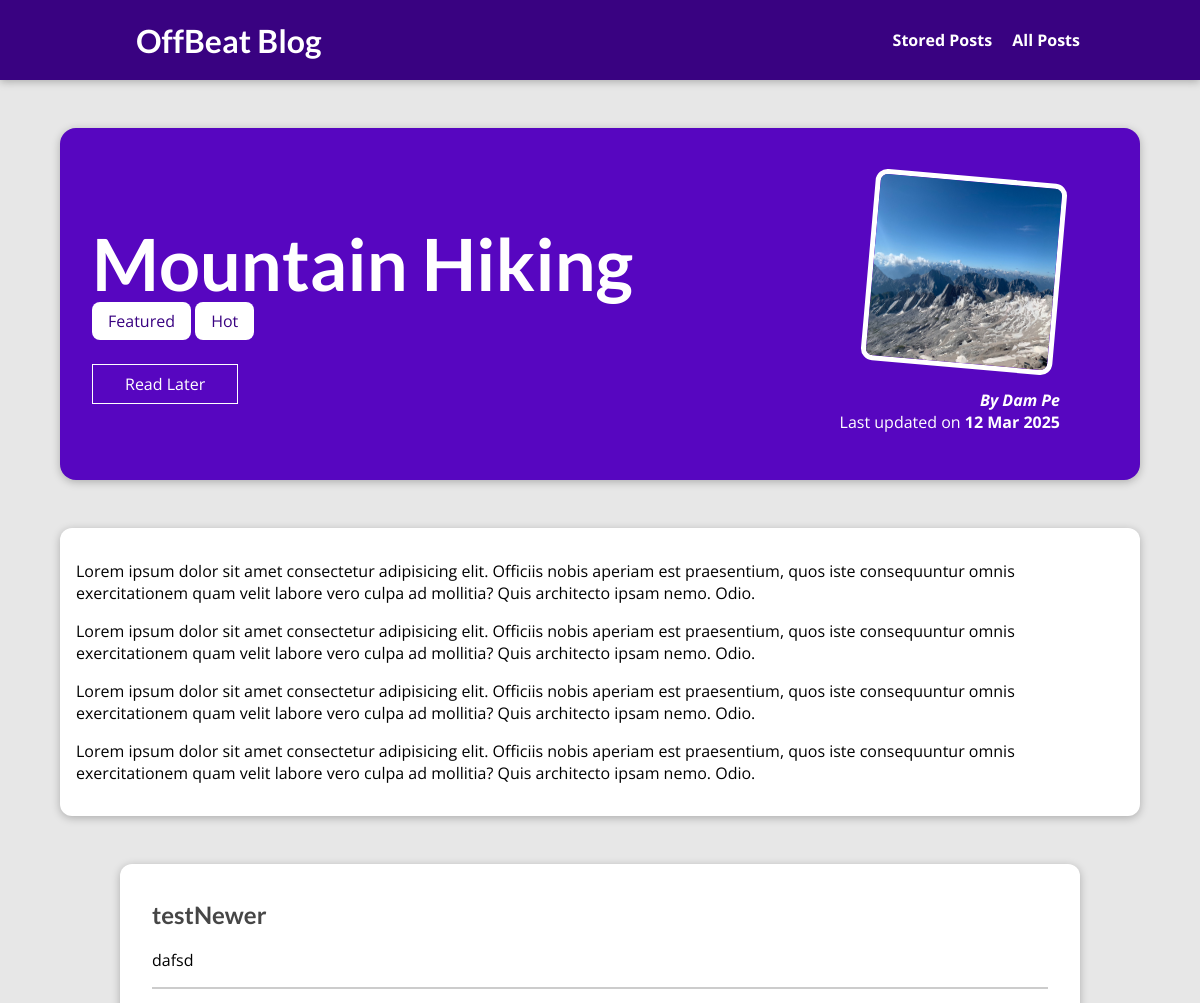
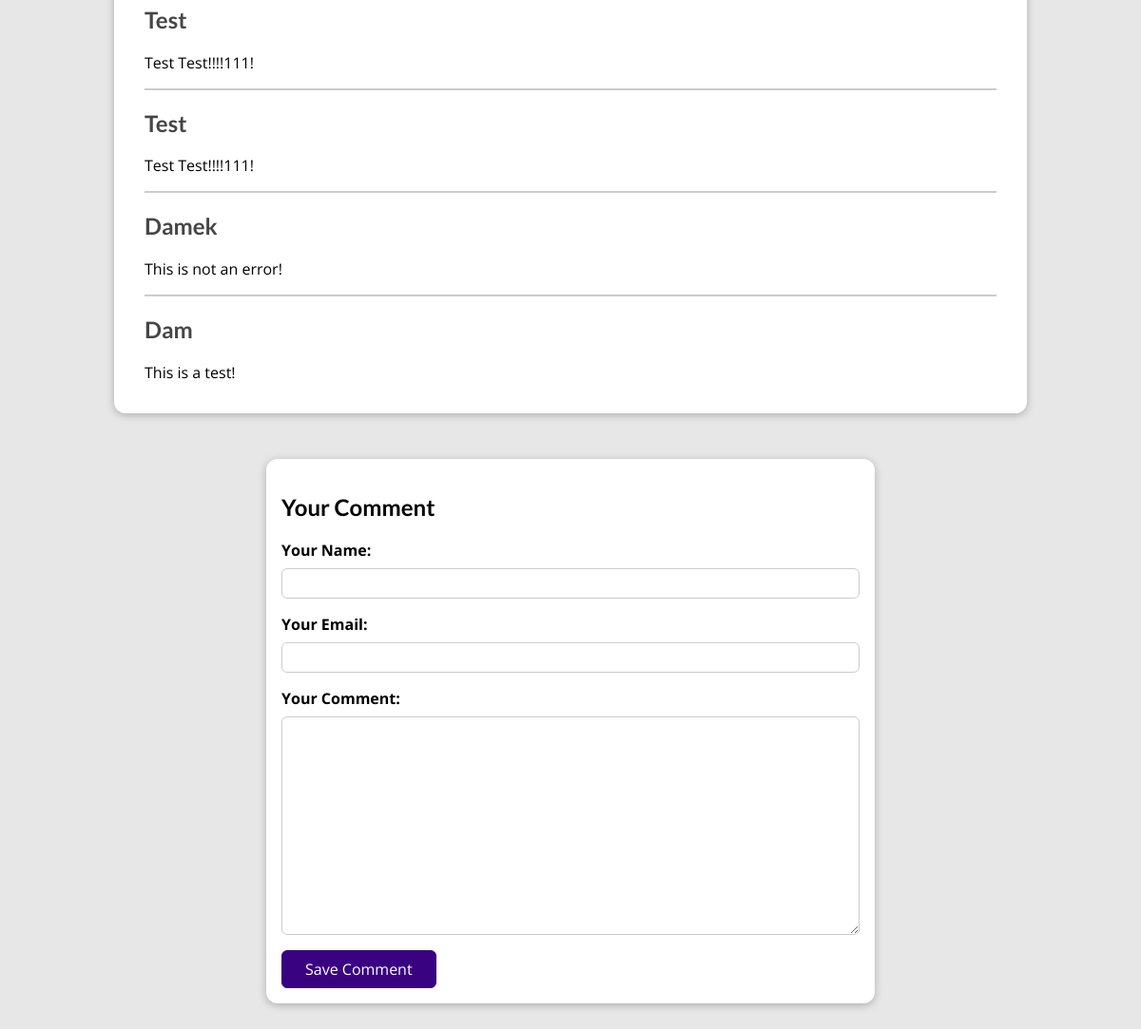
The app's page /blog/posts/hike-in-the-mountains with its own data (2 pictures, top to bottom).
### blog/models.py (models this page shows, shortened)
class Post(models.Model):
    title = models.CharField(max_length=150)
    excerpt = models.CharField(max_length=200)
    image = models.ImageField(upload_to="posts", null=True)
    date = models.DateField(auto_now=True)
    slug = models.SlugField(unique=True, db_index=True)
    content = models.TextField(validators=[MinLengthValidator(100)])
    author = models.ForeignKey(Author, on_delete=models.SET_NULL, null=True, related_name="posts")
    tags = models.ManyToManyField(Tag)

class Tag(models.Model):
    caption = models.CharField(max_length=20)

class Author(models.Model):
    first_name = models.CharField(max_length=100)
    last_name = models.CharField(max_length=100)
    email_address = models.EmailField()
    def full_name(self):
        return " ".join([self.first_name, self.last_name])
    def __str__(self):
        return self.full_name()

class Comment(models.Model):
    user_name = models.CharField(max_length=120)
    user_email = models.EmailField()
    text = models.TextField(max_length=400)
    post = models.ForeignKey(Post, on_delete=models.CASCADE, related_name="comments")
    date = models.DateTimeField(auto_now=True)

### blog/views.py (the view, shortened to what this page needs)
# urls.py: path("posts/<slug:slug>", views.SinglePostView.as_view(), name="post-detail-page"),  # /post/my-first-post
class SinglePostView(View):
    def is_stored_post(self, request, post_id):
        stored_posts = request.session.get("stored_posts")
        if stored_posts is not None:
            return post_id in stored_posts
        return False
    def get(self, request, slug):
        post = Post.objects.get(slug=slug)
        context = {
            "post": post,
            "post_tags": post.tags.all(),
            "comment_form": CommentForm(),
            "comments": post.comments.all().order_by("-id"),
            "saved_for_later": self.is_stored_post(request, post.id),
        }
        return render(request, "blog/post-detail.html", context)

### blog/forms.py
class CommentForm(forms.ModelForm):
    class Meta:
        model = Comment
        exclude = ["post", "date"]
        labels = {
            "user_name": "Your Name",
            "user_email": "Your Email",
            "text": "Your Comment",
        }

### blog/templates/blog/post-detail.html (shortened to what this page needs)
{% extends "base.html" %}
{% load static %}
{% block css_files %}
  <link rel="stylesheet" href="{% static 'blog/post-detail.css' %}" />
{% endblock css_files %}
{% block content %}
  <section id="summary">
    <h2>{{ post.title }}</h2>
    <div>
      {% for tag in post_tags %}
        <span class="tag">{{ tag.caption }}</span>
      {% endfor %}
    </div>
    <div id="read-later">
      <form action="{% url 'read-later' %}" method="POST">
        <button>
          {% if saved_for_later %}
            Remove from Read Later
          {% else %}
            Read Later
          {% endif %}
        </button>
      </form>
    </div>
    <article>
      <img src="{{ post.image.url }}" alt=" {{ post.title }}" />
      <address>By <a href="mailto:{{ post.author.email_address }}">{{ post.author }}</a></address>
      <div>
        Last updated on <time>{{ post.date|date:"d M Y" }}</time>
      </div>
    </article>
  </section>
  <main>
   {{ post.content|linebreaks }}
  </main>
  <section id="comments">
    <ul>
      {% for comment in comments %}
        <li>
          <h2>{{ comment.user_name }}</h2>
          <p>{{ comment.text }}</p>
        </li>
      {% endfor %}
    </ul>
  </section>
  <section id="comment-form">
    <h2>Your Comment</h2>
    <form action="{% url 'post-detail-page' post.slug %}" method="POST">
      {% for form_field in comment_form %}
        <div class="form-control {% if form_field.errors %}invalid{% endif %}">
          {{ form_field.label_tag }}
          {{ form_field }}
        </div>
      {% endfor %}
      <button>Save Comment</button>
    </form>
  </section>
{% endblock content %}

### static/app.css (style rules this page uses)
* { box-sizing: border-box; }
html { font-family: 'Open Sans', 'Lato', sans-serif; }
body { margin: 0; }
h1, h2, h3 { font-family: 'Lato', sans-serif; font-weight: bold; }

### blog/static/blog/post-detail.css (style rules this page uses)
body { background-color: #e7e7e7; }
#summary { margin: 8rem auto 3rem auto; padding: 2rem; width: 90%; max-width: 90rem; border-radius: 16px; background-color: #5706c0; position: relative; box-shadow: 0 2px 8px rgba(0, 0, 0, 0.25); height: 22rem; }
#summary h2 { color: white; font-size: 4.5rem; margin-bottom: 0.25rem; }
#summary article { position: absolute; top: 2rem; right: 3rem; padding: 1rem 2rem; border-radius: 12px; text-align: right; color: white; }
#summary article img { width: 12rem; height: 12rem; border-radius: 12px; transform: rotateZ(5deg); border: 5px solid white; margin-bottom: 1rem; }
#summary address { font-weight: bold; }
#summary a { color: white; text-decoration: none; }
#summary time { font-weight: bold; }
#read-later { margin: 2rem 0; }
#read-later button { background-color: transparent; border: 1px solid white; padding: 0.5rem 2rem; font: inherit; color: white; cursor: pointer; }
main { width: 90%; max-width: 90rem; margin: 3rem auto; background-color: white; padding: 1rem; border-radius: 12px; box-shadow: 0 2px 8px rgba(0, 0, 0, 0.25); }
.tag { background-color: white; color: #390281; padding: 0.5rem 1rem; border-radius: 8px; }
#comment-form { margin: 3rem auto; width: 90%; max-width: 40rem; border-radius: 12px; background-color: white; box-shadow: 0 2px 8px rgba(0, 0, 0, 0.25); padding: 1rem; }
#comment-form button { font: inherit; background-color: #390281; color: white; border: 1px solid #390281; padding: 0.5rem 1.5rem; border-radius: 6px; cursor: pointer; }
.form-control { margin-bottom: 1rem; }
.form-control label { font-weight: bold; margin-bottom: 0.5rem; display: block; }
.form-control input, .form-control textarea { display: block; width: 100%; font: inherit; padding: 0.25rem; border-radius: 6px; border: 1px solid #ccc; }
#comments { margin: 3rem auto; width: 90%; max-width: 60rem; border-radius: 12px; background-color: white; box-shadow: 0 2px 8px rgba(0, 0, 0, 0.25); padding: 1rem 2rem; }
#comments ul { list-style: none; margin: 0; padding: 0; }
#comments li { margin-bottom: 1rem; border-bottom: 2px solid #ccc; }
#comments li:last-of-type { border-bottom: none; }
#comments h2 { color: #464646; }

### records on screen
Post: title "Mountain Hiking", image (picture), author "Dam Pe", date "12 Mar 2025", content "Lorem ipsum dolor sit amet consectetur adipisicing elit. Officiis nobis aperiam est praesentium, quos iste consequuntur omnis exercitationem quam velit labore vero culpa ad mollitia? Quis architecto ipsam nemo. Odio. Lorem ipsum dolor sit amet consectetur adipisicing elit. Officiis nobis aperiam est praesentium, quos iste consequuntur omnis exercitationem quam velit labore vero culpa ad mollitia? Quis architecto ipsam nemo. Odio. Lorem ipsum dolor sit amet consectetur adipisicing elit. Officiis nobis aperiam est praesentium, quos iste consequuntur omnis exercitationem quam velit labore vero culpa ad mollitia? Quis architecto ipsam nemo. Odio. Lorem ipsum dolor sit amet consectetur…"
Tag: caption "Featured"
Tag: caption "Hot"
Comment: user_name "testNewer", text "dafsd"
Comment: user_name "Test", text "Test Test!!!!111!"
Comment: user_name "Test", text "Test Test!!!!111!"
Comment: user_name "Damek", text "This is not an error!"
Comment: user_name "Dam", text "This is a test!"
